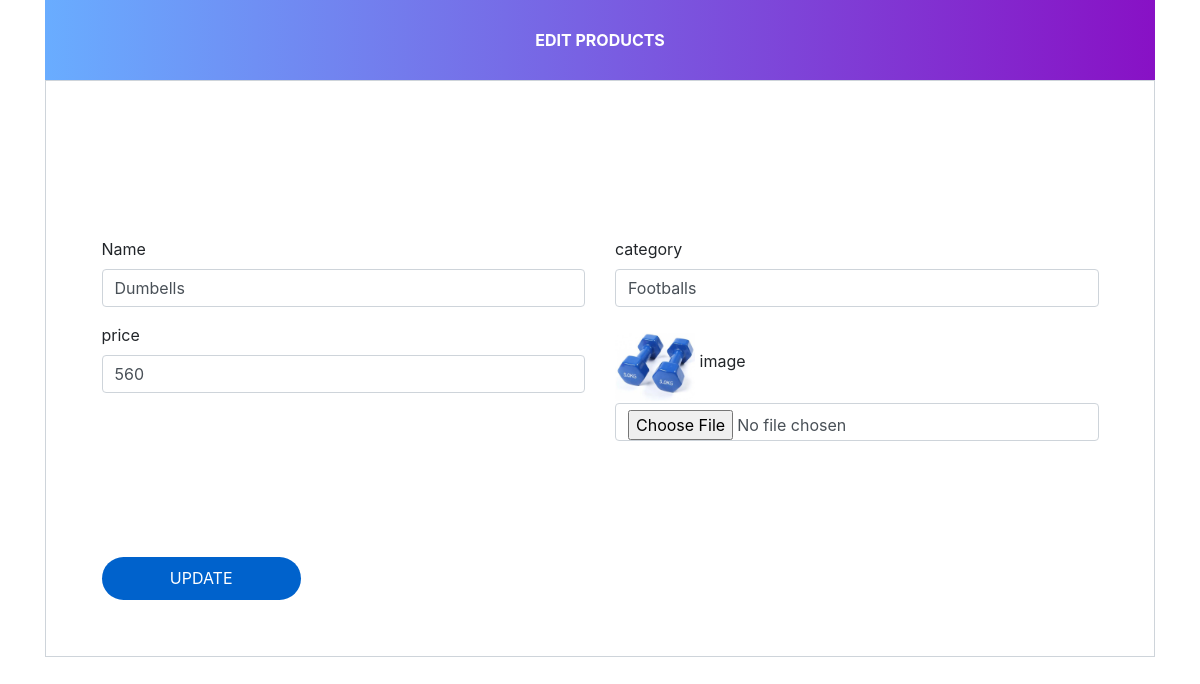
The page /edit-product/12 on the database as committed earlier.
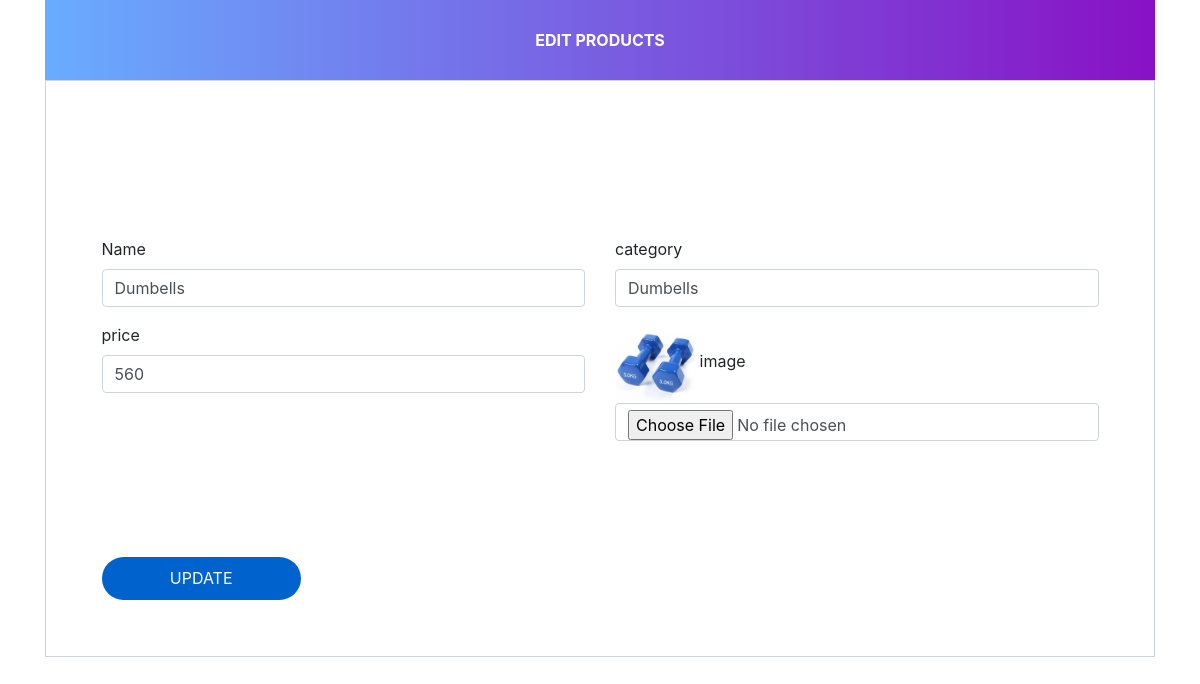
The same page on the database as committed later.
### neona_sports/models.py (models this page shows, shortened)
class Product(models.Model):
    Availibilty = (('In Stock','In Stock'), ("Out of Stock","Out of Stock"))
    category = models.ForeignKey(Category, on_delete=models.CASCADE, default='1')
    name = models.CharField(max_length=255)
    description = models.CharField(max_length=200, default='')
    price = models.IntegerField(default=0)
    sale = models.CharField(max_length=255)
    image = models.ImageField(upload_to='products/')
    Availibilty = models.CharField(choices=Availibilty,null=True, max_length=100)
    created_at = models.DateTimeField(auto_now_add=True)
    featured = models.BooleanField(default=False)

class Category(models.Model):
    main_category = models.ForeignKey(Main_category, on_delete=models.CASCADE)
    name = models.CharField(max_length=100)
    def __str__(self):
        return self.name

### neona_sports/views.py (the view, shortened to what this page needs)
# urls.py: path('edit-product/<str:st>', views.editProduct, name="edit-product"),
def editProduct(request, st):
    prod = Product.objects.get(id=st)
    context ={
        'prod':prod
    }
    return render(request, 'admin/editproduct.html', context)

### neona_sports/templates/admin/editproduct.html (shortened to what this page needs)
<!DOCTYPE html>
<html lang="en">
<head>
    {% load static %}
	<link rel="stylesheet" href="{% static 'css/admin.css'%}">
    <link href="//maxcdn.bootstrapcdn.com/bootstrap/4.1.1/css/bootstrap.min.css" rel="stylesheet" id="bootstrap-css">
</head>
<body>
    <form method="post" enctype="multipart/form-data">
        <div class="container register-form">
          <div class="form">
            <div class="note">
              <p>EDIT PRODUCTS</p>
            </div>
            <div class="form-content">
              <div class="row">
                <div class="col-md-6">
                  <div class="form-group">
                    <label>Name</label>
                    <input name="name" type="text" value="{{prod.name}}" class="form-control" required>
                  </div>
                  <div class="form-group">
                    <label>price</label>
                    <input name="price" type="number" value="{{prod.price}}" class="form-control" required>
                  </div>
                </div>
                <div class="col-md-6">
                  <div class="form-group">
                    <label>category</label>
                    <input name="category" type="text" value="{{prod.category}}" class="form-control" required>
                  </div>
                  <div class="form-group">
                    {% if prod.image %}
                        <img src="{{prod.image.url}}"  alt="Profile Pic"  width="80px" >
                    {% endif %}
                        <label>image</label>
                    <input name="image" type="file" value="{{prod.name}}" class="form-control" required>
                  </div>
                </div>
              </div>
              <button type="submit" class="btnSubmit">UPDATE</button>
            </div>
          </div>
        </div>
      </form>
</body>
</html>

Rows that differ between the two databases and show on the page:
changed Product "Dumbells": category "Footballs" → "Dumbells"
